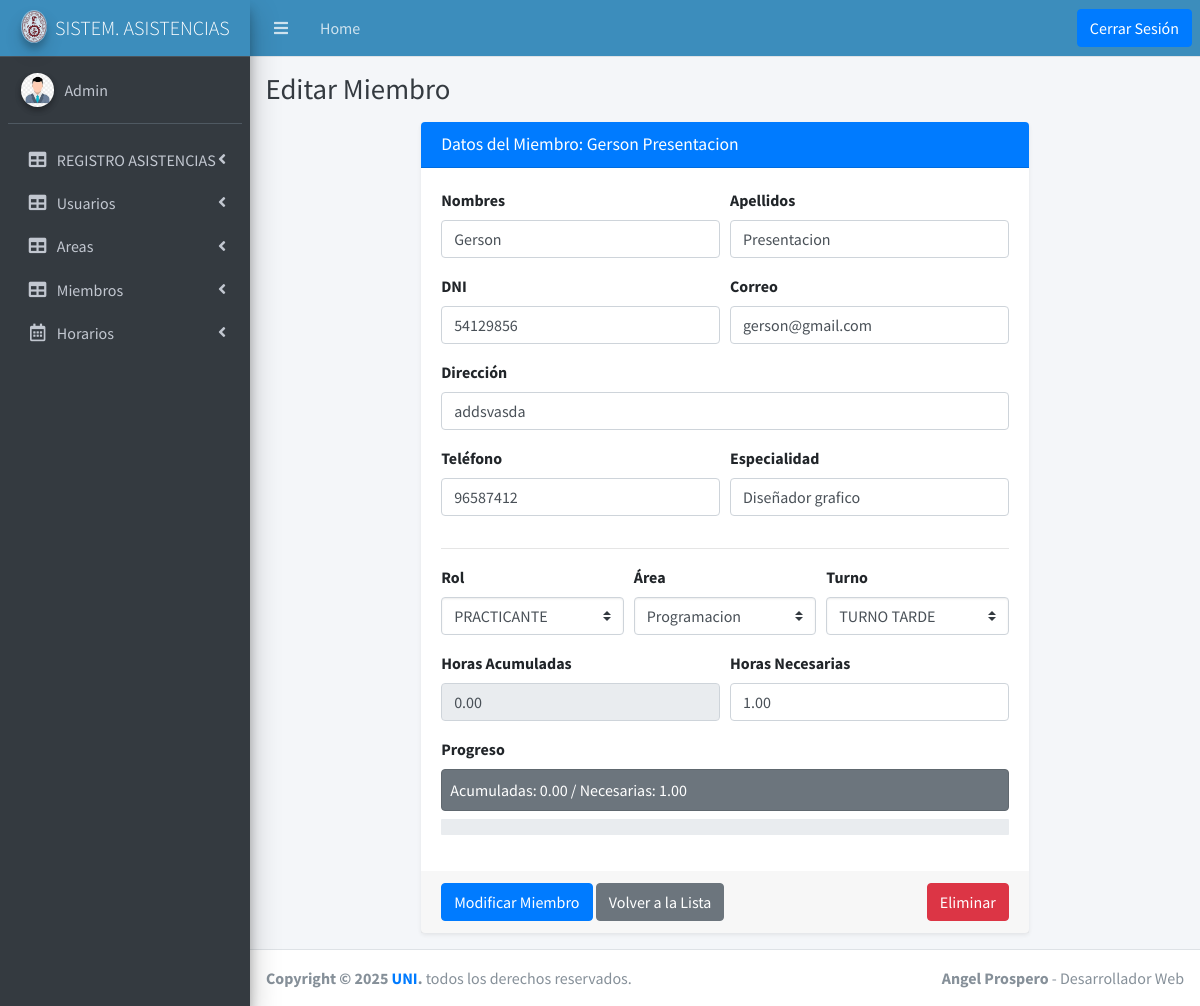
The app's page /edit_miembros.php?id=1 (signed in) with its own data.
### tables this page shows
CREATE TABLE MIEMBROS(
	id_miembro int(11) not null auto_increment,
    nombre varchar(50) not null,
    apellido varchar(50) not null,
    dni char(8) not null,
    id_rol int(11) not null,
    id_area int(11) not null,
    email varchar(100) not null,
    telefono varchar(20) not null,
    direccion varchar(100) not null,
    especialidad varchar(120) not null,
    id_turno int(11) not null,
    hors_acum float not null default 0,
    hors_neces float not null default 0,
    PRIMARY KEY (id_miembro),
	FOREIGN KEY (id_rol) REFERENCES ROL (id_rol),
    FOREIGN KEY (id_area) REFERENCES AREAS (id_area),
    FOREIGN KEY (id_turno) REFERENCES TURNO (id_turno)
);

CREATE TABLE ROL (
  id_rol int(11) NOT NULL AUTO_INCREMENT,
  nombre varchar(100) DEFAULT NULL,
  PRIMARY KEY (id_rol)
);

CREATE TABLE AREAS (
  id_area int(11) NOT NULL AUTO_INCREMENT,
  nombre varchar(100) DEFAULT NULL,
  PRIMARY KEY (id_area)
);

CREATE TABLE TURNO (
  id_turno INT(11) NOT NULL AUTO_INCREMENT,
  nombre VARCHAR(100) DEFAULT NULL,
  hora_inicio TIME,
  hora_fin TIME,
  PRIMARY KEY (id_turno)
);

### edit_miembros.php (the view, shortened to what this page needs)
<?php
include './header.php';
$id = isset($_GET['id']) ? intval($_GET['id']) : 0;
$sql = "SELECT m.*, r.nombre AS rol_nombre, a.nombre AS area_nombre, t.nombre AS turno_nombre
        FROM MIEMBROS m
        LEFT JOIN ROL r ON m.id_rol = r.id_rol
        LEFT JOIN AREAS a ON m.id_area = a.id_area
        LEFT JOIN TURNO t ON m.id_turno = t.id_turno
        WHERE m.id_miembro = ? LIMIT 1";
$stmt = mysqli_prepare($cn, $sql);
mysqli_stmt_bind_param($stmt, "i", $id);
mysqli_stmt_execute($stmt);
$result = mysqli_stmt_get_result($stmt);
$miembro = mysqli_fetch_assoc($result);
$roles_options = mysqli_query($cn, "SELECT id_rol, nombre FROM ROL");
$areas_options = mysqli_query($cn, "SELECT id_area, nombre FROM AREAS");
$turnos_options = mysqli_query($cn, "SELECT id_turno, nombre FROM TURNO");
?>
<div class="content-wrapper">
    <div class="content-header">
        <div class="container-fluid">
            <h1 class="m-0 text-dark">Editar Miembro</h1>
        </div>
    </div>
    <div class="content">
        <div class="container-fluid">
            <div class="row justify-content-center">
                <div class="col-md-8">
                    <div class="card shadow-sm">
                        <div class="card-header bg-primary text-white">
                            <h3 class="card-title">Datos del Miembro: <?php echo htmlspecialchars($miembro['nombre'] . ' ' . $miembro['apellido']); ?></h3>
                        </div>
                        <form method="POST" action="">
                            <div class="card-body">
                                <div class="form-row">
                                    <div class="form-group col-md-6">
                                        <label>Nombres</label>
                                        <input type="text" name="nombre" class="form-control" value="<?php echo htmlspecialchars($miembro['nombre']); ?>" required>
                                    </div>
                                    <div class="form-group col-md-6">
                                        <label>Apellidos</label>
                                        <input type="text" name="apellido" class="form-control" value="<?php echo htmlspecialchars($miembro['apellido']); ?>" required>
                                    </div>
                                </div>
                                <div class="form-row">
                                    <div class="form-group col-md-6">
                                        <label>DNI</label>
                                        <input type="text" name="dni" class="form-control" value="<?php echo htmlspecialchars($miembro['dni']); ?>" required>
                                    </div>
                                    <div class="form-group col-md-6">
                                        <label>Correo</label>
                                        <input type="email" name="email" class="form-control" value="<?php echo htmlspecialchars($miembro['email']); ?>" required>
                                    </div>
                                </div>
                                <div class="form-group">
                                    <label>Dirección</label>
                                    <input type="text" name="direccion" class="form-control" value="<?php echo htmlspecialchars($miembro['direccion']); ?>" required>
                                </div>
                                <div class="form-row">
                                    <div class="form-group col-md-6">
                                        <label>Teléfono</label>
                                        <input type="text" name="telefono" class="form-control" value="<?php echo htmlspecialchars($miembro['telefono']); ?>" required>
                                    </div>
                                    <div class="form-group col-md-6">
                                        <label>Especialidad</label>
                                        <input type="text" name="especialidad" class="form-control" value="<?php echo htmlspecialchars($miembro['especialidad']); ?>" required>
                                    </div>
                                </div>
                                <hr>
                                <div class="form-row">
                                    <div class="form-group col-md-4">
                                        <label>Rol</label>
                                        <select name="rol" class="custom-select" required>
                                            <?php while ($r = mysqli_fetch_assoc($roles_options)) { ?>
                                                <option value="<?php echo $r['id_rol']; ?>" <?php if($miembro['id_rol']==$r['id_rol']) echo 'selected'; ?>>
                                                    <?php echo htmlspecialchars($r['nombre']); ?>
                                                </option>
                                            <?php } ?>
                                        </select>
                                    </div>
                                    <div class="form-group col-md-4">
                                        <label>Área</label>
                                        <select name="area" class="custom-select" required>
                                            <?php while ($a = mysqli_fetch_assoc($areas_options)) { ?>
                                                <option value="<?php echo $a['id_area']; ?>" <?php if($miembro['id_area']==$a['id_area']) echo 'selected'; ?>>
                                                    <?php echo htmlspecialchars($a['nombre']); ?>
                                                </option>
                                            <?php } ?>
                                        </select>
                                    </div>
                                    <div class="form-group col-md-4">
                                        <label>Turno</label>
                                        <select name="turno" class="custom-select" required>
                                            <?php while ($t = mysqli_fetch_assoc($turnos_options)) { ?>
                                                <option value="<?php echo $t['id_turno']; ?>" <?php if($miembro['id_turno']==$t['id_turno']) echo 'selected'; ?>>
                                                    <?php echo htmlspecialchars($t['nombre']); ?>
                                                </option>
                                            <?php } ?>
                                        </select>
                                    </div>
                                </div>
                                <div class="form-row">
                                    <div class="form-group col-md-6">
                                        <label>Horas Acumuladas</label>
                                        <input type="number" step="0.01" id="hors_acum" name="hors_acum"
                                            class="form-control"
                                            value="<?php echo number_format((float)$miembro['hors_acum'], 2, '.', ''); ?>" readonly>
                                    </div>
                                    <div class="form-group col-md-6">
                                        <label>Horas Necesarias</label>
                                        <input type="number" step="0.01" id="hors_neces" name="hors_neces"
                                            class="form-control"
                                            value="<?php echo number_format((float)$miembro['hors_neces'], 2, '.', ''); ?>">
                                    </div>
                                </div>
                                <div class="form-group">
                                    <label>Progreso</label>
                                    <div id="progresoTexto" class="mb-2 alert alert-secondary p-2">
                                    </div>
                                    <div class="progress">
                                    </div>
                                </div>
                            </div>
                            <div class="card-footer">
                                <button type="submit" name="modificar" class="btn btn-primary">Modificar Miembro</button>
                                <a href="miembros.php" class="btn btn-secondary">Volver a la Lista</a>
                                <button type="submit" name="eliminar" class="btn btn-danger float-right" onclick="return confirm('ATENCIÓN:\n¿Está seguro que desea eliminar a este miembro de forma permanente?');">Eliminar</button>
                            </div>
                        </form>
                    </div>
                </div>
            </div>
        </div>
    </div>
</div>
<?php include './footer.php'; ?>

### records on screen
miembros: nombre+apellido "Gerson Presentacion", nombre "Gerson", apellido "Presentacion", dni "54129856", email "gerson@gmail.com", direccion "addsvasda", telefono "96587412", especialidad "Diseñador grafico", rol "PRACTICANTE", area "Programacion", turno "TURNO TARDE", hors_acum "0.00", hors_neces "1.00"

### other values on screen
$tipo_usuario "Admin"
